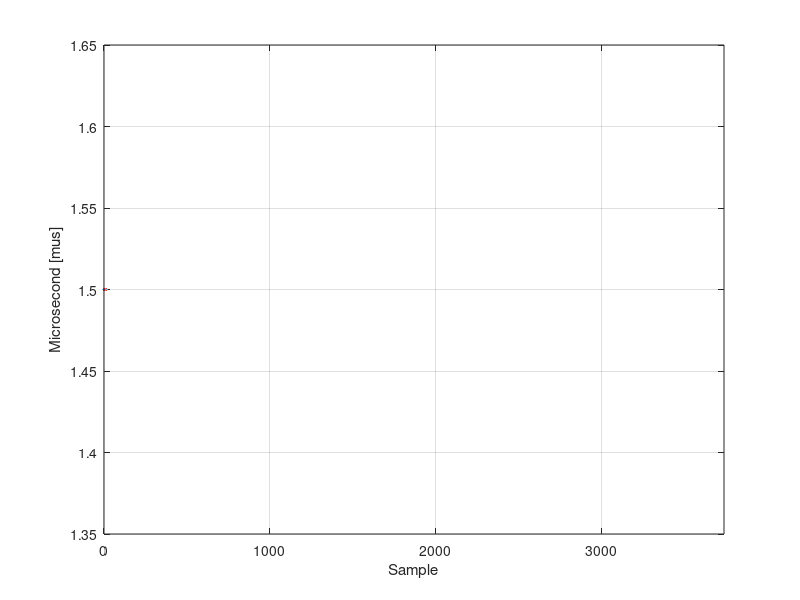

This chart was generated by the following MATLAB code:
Jit = load("Jitter.csv");
Jit = (Jit(5:end) - 10)*10^3;
plot(Jit, LineWidth=1.5)
grid on
xlabel("Sample")
ylabel("Microsecond [\mus]")
xlim([0 3740])